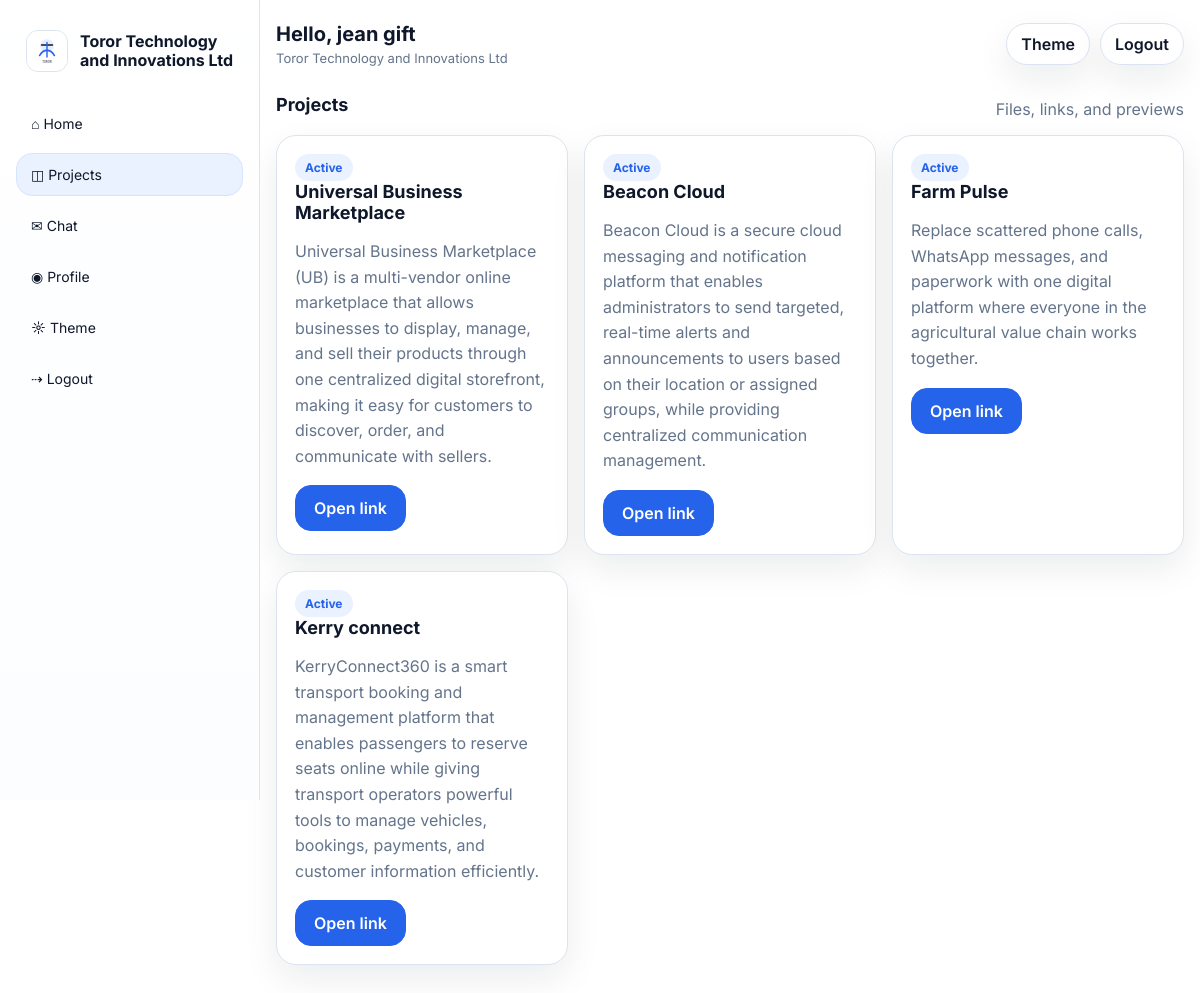
Screenshot of /projects (signed in) with the database file from the repository.
### tables this page shows
CREATE TABLE settings (
        key TEXT PRIMARY KEY,
        value TEXT NOT NULL
    );

CREATE TABLE users (
        id INTEGER PRIMARY KEY AUTOINCREMENT,
        name TEXT NOT NULL,
        username TEXT NOT NULL UNIQUE,
        email TEXT NOT NULL UNIQUE,
        password_hash TEXT NOT NULL,
        location_text TEXT,
        location_lat REAL,
        location_lng REAL,
        device_info TEXT,
        ip_address TEXT,
        created_at TEXT NOT NULL,
        last_login_at TEXT,
        last_seen_at TEXT,
        is_active INTEGER NOT NULL DEFAULT 1
    );

CREATE TABLE projects (
        id INTEGER PRIMARY KEY AUTOINCREMENT,
        title TEXT NOT NULL,
        summary TEXT NOT NULL,
        link TEXT,
        status TEXT NOT NULL DEFAULT 'Active',
        created_at TEXT NOT NULL
    );

### app.py (the view)
@app.route('/projects')
@user_required
def projects():
    rows = query_all('SELECT * FROM projects ORDER BY id DESC')
    file_map = {}
    for row in query_all('SELECT * FROM project_files ORDER BY id DESC'):
        file_map.setdefault(row['project_id'], []).append(row)
    return render_template('projects.html', projects=rows, project_files=file_map)

### app.py (called while the page is built, shortened)
def get_db():
    if 'db' not in g:
        conn = sqlite3.connect(DB_PATH)
        conn.row_factory = sqlite3.Row
        g.db = conn
    return g.db

def query_one(sql, args=()):
    return get_db().execute(sql, args).fetchone()

def query_all(sql, args=()):
    return get_db().execute(sql, args).fetchall()

def get_setting(key, default=''):
    row = query_one('SELECT value FROM settings WHERE key=?', (key,))
    return row['value'] if row else default

def is_admin():
    return session.get('admin_logged_in') is True

def is_user_logged_in():
    return bool(session.get('user_id') or session.get('user_email'))

def user_display_name():
    if is_admin():
        return get_setting('developer_name', 'Team') or 'Team'
    user_id = session.get('user_id')
    if user_id:
        row = query_one('SELECT name FROM users WHERE id=?', (user_id,))
        if row and row['name']:
            return row['name']

def user_required(fn):
    @wraps(fn)
    def wrapper(*args, **kwargs):
        if not is_user_logged_in() and not is_admin():
            return redirect(url_for('login'))
        return fn(*args, **kwargs)
    return wrapper

@app.before_request
def protect_admin_routes():
    path = request.path or ''
    if path == '/xtspolsjhulupjoppsuplmkzcodup' or path.startswith('/admin') or path.startswith('/api/admin'):
        if path in {'/xtspolsjhulupjoppsuplmkzcodup'}:
            return None
        if not is_admin():
            return redirect(url_for('admin_entry'))
    return None

def public_logo():
    logo = get_setting('logo_path', '/static/default-logo.svg')
    return logo if logo else '/static/default-logo.svg'

@app.context_processor
def inject_globals():
    return {
        'site_name': get_setting('site_name', 'Toror Technology and Innovations Ltd'),
        'developer_name': get_setting('developer_name', 'Developed by me'),
        'tagline': get_setting('tagline', ''),
        'hero_text': get_setting('hero_text', ''),
        'primary_email': get_setting('primary_email', ''),
        'logo_path': public_logo(),
        'theme_mode': get_setting('theme_mode', 'light'),
        'accent_color': get_setting('accent_color', '#2563eb'),
        'is_admin': is_admin,
        'show_nav': is_user_logged_in() or is_admin(),
        'user_email': session.get('user_email'),
        'user_id': session.get('user_id'),
        'display_name': user_display_name(),
        'admin_mode': is_admin(),
    }

### templates/projects.html (shortened to what this page needs)
{% extends 'base.html' %}
{% set title = 'Projects · ' ~ site_name %}
{% block content %}
  <section class="section">
    <div class="section-head">
      <h3>Projects</h3>
      <span class="muted">Files, links, and previews</span>
    </div>
    <div class="grid cards project-grid">
      {% for project in projects %}
        <article class="card project-card">
          <div class="project-head">
            <span class="badge">{{ project.status }}</span>
            <h3>{{ project.title }}</h3>
          </div>
          <p>{{ project.summary }}</p>
          {% if project.link %}<a class="btn primary" href="{{ project.link }}" target="_blank" rel="noreferrer">Open link</a>{% endif %}
          {% set files = project_files.get(project.id, []) %}
        </article>
      {% else %}
        <article class="card"><h3>No projects published</h3><p>Projects will appear here when uploaded.</p></article>
      {% endfor %}
    </div>
  </section>
{% endblock %}

### templates/base.html (shortened to what this page needs)
<!doctype html>
<html lang="en">
<head>
  <link rel="stylesheet" href="/static/css/style.css">
</head>
<body class="{% if is_admin() and show_nav %}admin-mode{% elif show_nav %}user-mode{% else %}auth-mode{% endif %}">
  <div class="{% if show_nav %}shell{% else %}auth-shell{% endif %}">
    {% if show_nav %}
      {% if is_admin() %}
      <aside class="sidebar admin-sidebar">
        <a class="brand admin-brand" href="/admin/dashboard">
          <img src="{{ logo_path }}" alt="Logo">
          <div>
            <h1>{{ site_name }}</h1>
            <p>Control Center</p>
          </div>
        </a>
        <div class="sidebar-label">Admin workspace</div>
        <nav class="nav admin-nav">
          <a href="/admin/dashboard" class="{{ 'active' if request.path == '/admin/dashboard' else '' }}">◫ Dashboard</a>
          <a href="/admin/users" class="{{ 'active' if '/admin/users' in request.path else '' }}">◉ Users</a>
          <a href="/admin/projects" class="{{ 'active' if '/admin/projects' in request.path else '' }}">▣ Projects</a>
          <a href="/admin/vault" class="{{ 'active' if '/admin/vault' in request.path else '' }}">⟐ Vault</a>
          <a href="/admin/contacts" class="{{ 'active' if '/admin/contacts' in request.path else '' }}">✉ Contacts</a>
          <a href="/admin/chat" class="{{ 'active' if '/admin/chat' in request.path else '' }}">☰ Messages</a>
          <a href="/admin/settings" class="{{ 'active' if '/admin/settings' in request.path else '' }}">⚙ Settings</a>
          <button type="button" data-theme-toggle>☼ Theme</button>
          <a href="/admin/logout">⇢ Logout</a>
        </nav>
        <div class="footer-note">Company control panel for content, users, and settings.</div>
      </aside>
      {% else %}
      <aside class="sidebar">
        <a class="brand" href="/portal">
          <img src="{{ logo_path }}" alt="Logo">
          <div>
            <h1>{{ site_name }}</h1>
          </div>
        </a>
        <nav class="nav">
          <a href="/portal" class="{{ 'active' if request.path == '/portal' else '' }}">⌂ Home</a>
          <a href="/projects" class="{{ 'active' if '/projects' in request.path else '' }}">◫ Projects</a>
          <a href="/chat" class="{{ 'active' if '/chat' in request.path else '' }}">✉ Chat</a>
          <a href="/profile" class="{{ 'active' if '/profile' in request.path else '' }}">◉ Profile</a>
          <button type="button" data-theme-toggle>☼ Theme</button>
          <a href="/logout">⇢ Logout</a>
        </nav>
      </aside>
      {% endif %}
    {% endif %}
    <main class="{% if show_nav %}main{% else %}auth-main{% endif %}">
      <div class="{% if show_nav %}container{% else %}auth-container{% endif %}">
        {% if show_nav %}
        <div class="topbar {% if is_admin() %}topbar-admin{% endif %}">
          <div class="topbar-left">
            <span class="greeting">Hello, {{ display_name }}</span>
            <span class="subtle">{% if is_admin() %}Administrator workspace{% else %}{{ site_name }}{% endif %}</span>
          </div>
          <div class="topbar-right">
            <button type="button" class="btn small" data-theme-toggle>Theme</button>
            <a class="btn small ghost" href="{% if is_admin() %}/admin/logout{% else %}/logout{% endif %}">Logout</a>
          </div>
        </div>
        {% endif %}
        {% block content %}{% endblock %}
      </div>
    </main>
  </div>
</body>
</html>

### static/css/style.css (style rules this page uses)
:root { --bg:#ffffff; --panel:#f7f9fc; --text:#0f172a; --muted:#64748b; --border:#dbe4f0; --accent:#2563eb; --accent-soft:#eaf1ff; --shadow:0 14px 34px rgba(15,23,42,.08); --radius:20px; }
* { box-sizing:border-box }
html,body { margin:0;padding:0;font-family:Inter,ui-sans-serif,system-ui,-apple-system,BlinkMacSystemFont,"Segoe UI",sans-serif;background:var(--bg);color:var(--text) }
a { color:inherit;text-decoration:none }
img { max-width:100%;display:block }
button,input,textarea,select { font:inherit }
.container { width:min(1180px,calc(100% - 32px));margin:0 auto }
.shell { display:grid;grid-template-columns:260px 1fr;min-height:100vh }
.sidebar { position:sticky;top:0;height:100vh;padding:22px 16px;border-right:1px solid var(--border);background:linear-gradient(180deg,#fff, #fbfdff) }
.brand { display:flex;align-items:center;gap:12px;padding:8px 10px;border-radius:16px }
.brand img { width:42px;height:42px;object-fit:contain;border-radius:12px;background:#fff;border:1px solid var(--border) }
.brand h1 { font-size:16px;line-height:1.2;margin:0 }
.nav { margin-top:22px;display:grid;gap:8px }
.nav a,.nav button { display:flex;align-items:center;gap:12px;border:1px solid transparent;background:transparent;border-radius:16px;padding:12px 14px;font-size:14px;color:var(--text);cursor:pointer }
.nav a.active,.nav a:hover,.nav button:hover { background:var(--accent-soft);border-color:#d8e4ff }
.main { padding:20px 0 40px }
.topbar { display:flex;justify-content:space-between;align-items:center;gap:12px;margin-bottom:24px;padding:2px 0 }
.topbar-left { display:grid;gap:4px }
.greeting { font-size:18px;font-weight:700 }
.subtle { color:var(--muted);font-size:13px }
.topbar-right { display:flex;gap:10px;flex-wrap:wrap }
.pill,.btn.small { display:inline-flex;align-items:center;gap:8px;padding:10px 14px;border:1px solid var(--border);border-radius:999px;background:#fff;box-shadow:var(--shadow) }
.btn { display:inline-flex;align-items:center;justify-content:center;gap:8px;padding:12px 18px;border-radius:16px;border:1px solid var(--border);background:#fff;color:var(--text);font-weight:600;cursor:pointer }
.btn.primary { background:var(--accent);border-color:var(--accent);color:#fff }
.btn.ghost { background:transparent }
.grid { display:grid;gap:16px }
.grid.cards { grid-template-columns:repeat(3,1fr) }
.card { background:#fff;border:1px solid var(--border);border-radius:var(--radius);padding:18px;box-shadow:var(--shadow) }
.card h3,.section h3 { margin:0 0 8px;font-size:18px }
.card p,.muted { color:var(--muted);line-height:1.6 }
.section { margin-top:26px }
.section-head { display:flex;justify-content:space-between;align-items:end;gap:12px;margin-bottom:12px }
.badge { display:inline-flex;align-items:center;padding:6px 10px;border-radius:999px;background:var(--accent-soft);color:var(--accent);font-size:12px;font-weight:700 }
.contacts-grid,.project-grid,.vault-grid,.admin-grid,.stats-grid,.settings-grid,.two-up,.list-grid { grid-template-columns:repeat(2,1fr) }
.topbar-left .greeting { font-size:20px }

### rows the page displays
settings: value (placeholder picture)
settings: value "Toror Technology and Innovations Ltd"
users: name "jean gift"
projects: status "Active", title "Universal Business Marketplace", summary "Universal Business Marketplace (UB) is a multi-vendor online marketplace that allows businesses to display, manage, and sell their products through one centralized digital storefront, making it easy for customers to discover, order, and communicate with sellers."
projects: status "Active", title "Beacon Cloud", summary "Beacon Cloud is a secure cloud messaging and notification platform that enables administrators to send targeted, real-time alerts and announcements to users based on their location or assigned groups, while providing centralized communication management."
projects: status "Active", title "Farm Pulse", summary "Replace scattered phone calls, WhatsApp messages, and paperwork with one digital platform where everyone in the agricultural value chain works together."
projects: status "Active", title "Kerry connect", summary "KerryConnect360 is a smart transport booking and management platform that enables passengers to reserve seats online while giving transport operators powerful tools to manage vehicles, bookings, payments, and customer information efficiently."
